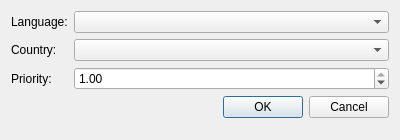
<?xml version="1.0" encoding="UTF-8"?>
<ui version="4.0">
 <class>AddEntryDialog</class>
 <widget class="QDialog" name="AddEntryDialog">
  <property name="geometry">
   <rect>
    <x>0</x>
    <y>0</y>
    <width>400</width>
    <height>140</height>
   </rect>
  </property>
  <property name="windowTitle">
   <string>Add locale entry</string>
  </property>
  <layout class="QFormLayout" name="formLayout">
   <item row="0" column="0">
    <widget class="QLabel" name="label">
     <property name="text">
      <string>Language:</string>
     </property>
    </widget>
   </item>
   <item row="0" column="1">
    <widget class="QComboBox" name="Language_"/>
   </item>
   <item row="1" column="0">
    <widget class="QLabel" name="label_2">
     <property name="text">
      <string>Country:</string>
     </property>
    </widget>
   </item>
   <item row="1" column="1">
    <widget class="QComboBox" name="Country_">
     <property name="sizeAdjustPolicy">
      <enum>QComboBox::SizeAdjustPolicy::AdjustToContents</enum>
     </property>
    </widget>
   </item>
   <item row="2" column="0">
    <widget class="QLabel" name="label_3">
     <property name="text">
      <string>Priority:</string>
     </property>
    </widget>
   </item>
   <item row="2" column="1">
    <widget class="QDoubleSpinBox" name="Q_">
     <property name="toolTip">
      <string>Language quality factor, controlling the preference of a given language.</string>
     </property>
     <property name="maximum">
      <double>1.000000000000000</double>
     </property>
     <property name="singleStep">
      <double>0.100000000000000</double>
     </property>
     <property name="value">
      <double>1.000000000000000</double>
     </property>
    </widget>
   </item>
   <item row="3" column="0" colspan="2">
    <widget class="QDialogButtonBox" name="DiaButtons_">
     <property name="orientation">
      <enum>Qt::Orientation::Horizontal</enum>
     </property>
     <property name="standardButtons">
      <set>QDialogButtonBox::StandardButton::Cancel|QDialogButtonBox::StandardButton::Ok</set>
     </property>
    </widget>
   </item>
  </layout>
 </widget>
 <resources/>
 <connections>
  <connection>
   <sender>DiaButtons_</sender>
   <signal>accepted()</signal>
   <receiver>AddEntryDialog</receiver>
   <slot>accept()</slot>
   <hints>
    <hint type="sourcelabel">
     <x>248</x>
     <y>254</y>
    </hint>
    <hint type="destinationlabel">
     <x>157</x>
     <y>274</y>
    </hint>
   </hints>
  </connection>
  <connection>
   <sender>DiaButtons_</sender>
   <signal>rejected()</signal>
   <receiver>AddEntryDialog</receiver>
   <slot>reject()</slot>
   <hints>
    <hint type="sourcelabel">
     <x>316</x>
     <y>260</y>
    </hint>
    <hint type="destinationlabel">
     <x>286</x>
     <y>274</y>
    </hint>
   </hints>
  </connection>
 </connections>
</ui>
